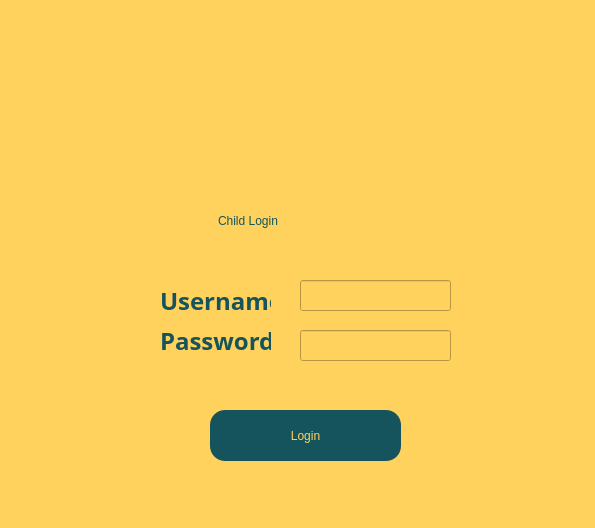
<?xml version="1.0" encoding="UTF-8"?>
<ui version="4.0">
 <class>Form</class>
 <widget class="QWidget" name="Form">
  <property name="geometry">
   <rect>
    <x>0</x>
    <y>0</y>
    <width>595</width>
    <height>528</height>
   </rect>
  </property>
  <property name="windowTitle">
   <string>Form</string>
  </property>
  <property name="autoFillBackground">
   <bool>false</bool>
  </property>
  <property name="styleSheet">
   <string notr="true">background-color: rgb(255, 210, 93);</string>
  </property>
  <widget class="QLabel" name="label">
   <property name="geometry">
    <rect>
     <x>190</x>
     <y>0</y>
     <width>201</width>
     <height>191</height>
    </rect>
   </property>
   <property name="styleSheet">
    <string notr="true">background-image: url(:/Logo/logo3.JPG);</string>
   </property>
   <property name="text">
    <string/>
   </property>
   <property name="pixmap">
    <pixmap>:/Logo/logo3.JPG</pixmap>
   </property>
   <property name="scaledContents">
    <bool>true</bool>
   </property>
  </widget>
  <widget class="QLabel" name="label_2">
   <property name="geometry">
    <rect>
     <x>210</x>
     <y>190</y>
     <width>171</width>
     <height>61</height>
    </rect>
   </property>
   <property name="styleSheet">
    <string notr="true">color: rgb(21, 84, 93);
font: 75 22pt &quot;Goudy Old Style&quot;;</string>
   </property>
   <property name="text">
    <string>Child Login</string>
   </property>
   <property name="indent">
    <number>8</number>
   </property>
  </widget>
  <widget class="QLabel" name="label_3">
   <property name="geometry">
    <rect>
     <x>160</x>
     <y>280</y>
     <width>111</width>
     <height>41</height>
    </rect>
   </property>
   <property name="font">
    <font>
     <family>Goudy Old Style</family>
     <pointsize>18</pointsize>
     <weight>75</weight>
     <bold>true</bold>
    </font>
   </property>
   <property name="styleSheet">
    <string notr="true">color: rgb(21, 84, 93);</string>
   </property>
   <property name="text">
    <string>Username</string>
   </property>
  </widget>
  <widget class="QLabel" name="label_4">
   <property name="geometry">
    <rect>
     <x>160</x>
     <y>320</y>
     <width>111</width>
     <height>41</height>
    </rect>
   </property>
   <property name="font">
    <font>
     <family>Goudy Old Style</family>
     <pointsize>18</pointsize>
     <weight>75</weight>
     <bold>true</bold>
    </font>
   </property>
   <property name="styleSheet">
    <string notr="true">color: rgb(21, 84, 93);</string>
   </property>
   <property name="text">
    <string>Password</string>
   </property>
  </widget>
  <widget class="QLineEdit" name="lineEdit">
   <property name="geometry">
    <rect>
     <x>300</x>
     <y>280</y>
     <width>151</width>
     <height>31</height>
    </rect>
   </property>
   <property name="autoFillBackground">
    <bool>false</bool>
   </property>
   <property name="styleSheet">
    <string notr="true">color: rgb(0, 0, 0);
font: 75 16pt &quot;Goudy Old Style&quot;;</string>
   </property>
  </widget>
  <widget class="QLineEdit" name="lineEdit_2">
   <property name="geometry">
    <rect>
     <x>300</x>
     <y>330</y>
     <width>151</width>
     <height>31</height>
    </rect>
   </property>
   <property name="styleSheet">
    <string notr="true">color: rgb(0, 0, 0);
font: 75 16pt &quot;Goudy Old Style&quot;;</string>
   </property>
   <property name="inputMask">
    <string extracomment="Enter Password"/>
   </property>
  </widget>
  <widget class="QPushButton" name="pushButton">
   <property name="geometry">
    <rect>
     <x>210</x>
     <y>410</y>
     <width>191</width>
     <height>51</height>
    </rect>
   </property>
   <property name="styleSheet">
    <string notr="true">background-color: rgb(21, 84, 93);
color: rgb(255, 210, 93);
font: bold 24pt &quot;Goudy Old Style&quot;;
border-radius:15px;
border-color: rgb(255, 255, 255);</string>
   </property>
   <property name="text">
    <string>Login</string>
   </property>
  </widget>
 </widget>
 <resources>
  <include location="../Resource/Company_logo_display.qrc"/>
 </resources>
 <connections/>
</ui>
